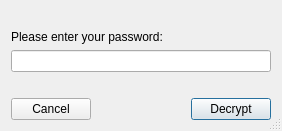
<?xml version="1.0" encoding="UTF-8"?>
<ui version="4.0">
 <class>Password</class>
 <widget class="QDialog" name="Password">
  <property name="windowModality">
   <enum>Qt::ApplicationModal</enum>
  </property>
  <property name="geometry">
   <rect>
    <x>0</x>
    <y>0</y>
    <width>282</width>
    <height>131</height>
   </rect>
  </property>
  <property name="windowTitle">
   <string>Password Required</string>
  </property>
  <property name="sizeGripEnabled">
   <bool>true</bool>
  </property>
  <property name="modal">
   <bool>true</bool>
  </property>
  <layout class="QVBoxLayout" name="verticalLayout">
   <item>
    <spacer name="verticalSpacer_2">
     <property name="orientation">
      <enum>Qt::Vertical</enum>
     </property>
     <property name="sizeHint" stdset="0">
      <size>
       <width>20</width>
       <height>40</height>
      </size>
     </property>
    </spacer>
   </item>
   <item>
    <widget class="QLabel" name="label">
     <property name="text">
      <string>Please enter your password:</string>
     </property>
    </widget>
   </item>
   <item>
    <widget class="QLineEdit" name="password">
     <property name="inputMethodHints">
      <set>Qt::ImhNoPredictiveText|Qt::ImhSensitiveData</set>
     </property>
     <property name="clearButtonEnabled">
      <bool>true</bool>
     </property>
    </widget>
   </item>
   <item>
    <spacer name="verticalSpacer">
     <property name="orientation">
      <enum>Qt::Vertical</enum>
     </property>
     <property name="sizeHint" stdset="0">
      <size>
       <width>20</width>
       <height>40</height>
      </size>
     </property>
    </spacer>
   </item>
   <item>
    <layout class="QHBoxLayout" name="horizontalLayout">
     <item>
      <widget class="QPushButton" name="pushButton_2">
       <property name="text">
        <string>Cancel</string>
       </property>
      </widget>
     </item>
     <item>
      <spacer name="horizontalSpacer">
       <property name="orientation">
        <enum>Qt::Horizontal</enum>
       </property>
       <property name="sizeHint" stdset="0">
        <size>
         <width>40</width>
         <height>20</height>
        </size>
       </property>
      </spacer>
     </item>
     <item>
      <widget class="QPushButton" name="pushButton">
       <property name="text">
        <string>Decrypt</string>
       </property>
       <property name="default">
        <bool>true</bool>
       </property>
      </widget>
     </item>
    </layout>
   </item>
  </layout>
 </widget>
 <resources/>
 <connections/>
</ui>
